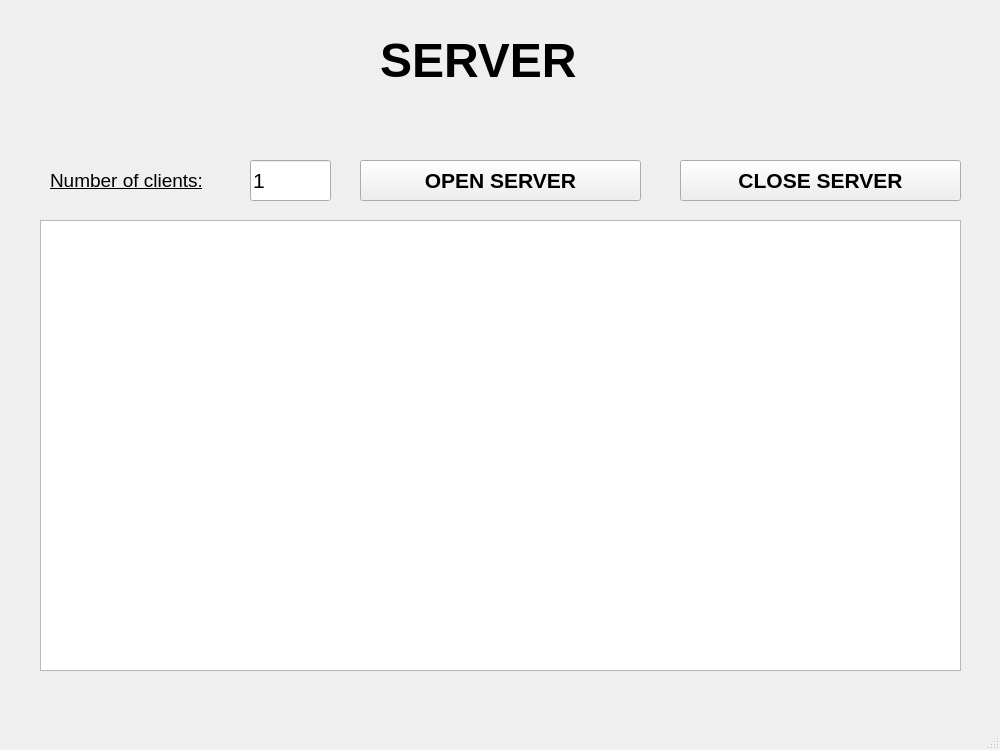
<?xml version="1.0" encoding="UTF-8"?>
<ui version="4.0">
 <class>MainWindow</class>
 <widget class="QMainWindow" name="MainWindow">
  <property name="geometry">
   <rect>
    <x>0</x>
    <y>0</y>
    <width>1000</width>
    <height>750</height>
   </rect>
  </property>
  <property name="font">
   <font>
    <underline>true</underline>
   </font>
  </property>
  <property name="windowTitle">
   <string>MainWindow</string>
  </property>
  <widget class="QWidget" name="centralwidget">
   <widget class="QLabel" name="label">
    <property name="geometry">
     <rect>
      <x>380</x>
      <y>20</y>
      <width>271</width>
      <height>81</height>
     </rect>
    </property>
    <property name="font">
     <font>
      <pointsize>36</pointsize>
      <weight>75</weight>
      <bold>true</bold>
      <underline>false</underline>
     </font>
    </property>
    <property name="text">
     <string>SERVER</string>
    </property>
   </widget>
   <widget class="QLabel" name="label_2">
    <property name="geometry">
     <rect>
      <x>50</x>
      <y>160</y>
      <width>191</width>
      <height>41</height>
     </rect>
    </property>
    <property name="font">
     <font>
      <pointsize>14</pointsize>
      <underline>true</underline>
     </font>
    </property>
    <property name="text">
     <string>Number of clients:</string>
    </property>
   </widget>
   <widget class="QLineEdit" name="lineEditNumClient">
    <property name="geometry">
     <rect>
      <x>250</x>
      <y>160</y>
      <width>81</width>
      <height>41</height>
     </rect>
    </property>
    <property name="font">
     <font>
      <pointsize>16</pointsize>
      <underline>false</underline>
     </font>
    </property>
    <property name="text">
     <string>1</string>
    </property>
   </widget>
   <widget class="QPushButton" name="pushButtonOpenServer">
    <property name="geometry">
     <rect>
      <x>360</x>
      <y>160</y>
      <width>281</width>
      <height>41</height>
     </rect>
    </property>
    <property name="font">
     <font>
      <pointsize>16</pointsize>
      <weight>75</weight>
      <bold>true</bold>
      <underline>false</underline>
     </font>
    </property>
    <property name="text">
     <string>OPEN SERVER</string>
    </property>
   </widget>
   <widget class="QPlainTextEdit" name="plainTextEdit">
    <property name="geometry">
     <rect>
      <x>40</x>
      <y>220</y>
      <width>921</width>
      <height>451</height>
     </rect>
    </property>
    <property name="font">
     <font>
      <pointsize>12</pointsize>
      <underline>false</underline>
     </font>
    </property>
    <property name="overwriteMode">
     <bool>true</bool>
    </property>
   </widget>
   <widget class="QPushButton" name="pushButtonCloseServer">
    <property name="geometry">
     <rect>
      <x>680</x>
      <y>160</y>
      <width>281</width>
      <height>41</height>
     </rect>
    </property>
    <property name="font">
     <font>
      <pointsize>16</pointsize>
      <weight>75</weight>
      <bold>true</bold>
      <underline>false</underline>
     </font>
    </property>
    <property name="text">
     <string>CLOSE SERVER</string>
    </property>
   </widget>
  </widget>
  <widget class="QMenuBar" name="menubar">
   <property name="geometry">
    <rect>
     <x>0</x>
     <y>0</y>
     <width>1000</width>
     <height>26</height>
    </rect>
   </property>
  </widget>
  <widget class="QStatusBar" name="statusbar"/>
 </widget>
 <resources/>
 <connections/>
</ui>
